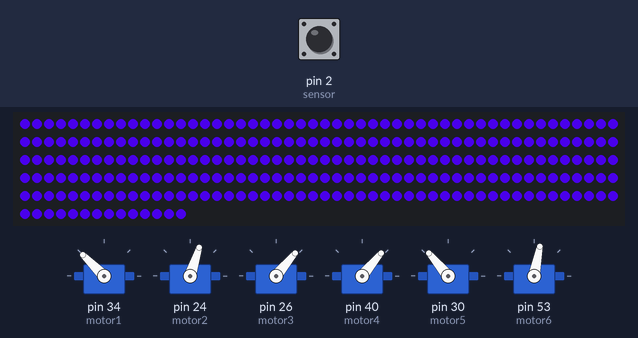
This sketch was run on a simulated Arduino Mega 2560, built with avr-gcc and run on an emulated ATmega2560. Shown: 264 RGB LEDs in strip order, left to right, continuing on the next row, 6 × servo. The inputs (shaded band) are chosen by the test bench; at power-on: pin 2 (sensor) LOW. Dim RGB values are drawn brighter than linear; random numbers use the default seed unless the sketch sets one; what the sketch prints to the serial monitor is not drawn.

Above: at 1.2 s.
1.3 s: pin 2 (sensor) driven HIGH
At 2.1 s:
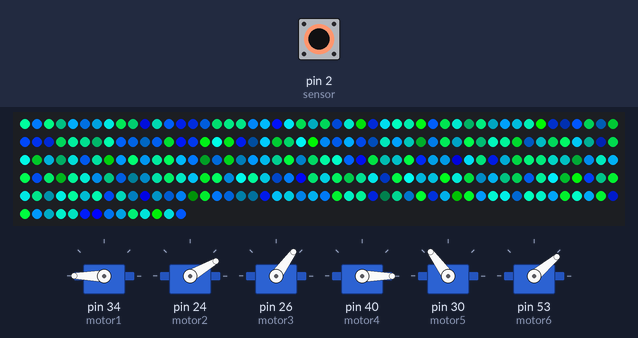
3.0 s: pin 2 (sensor) pulsed LOW 2 times (0.12 s each, 0.3 s apart)
At 3.9 s:
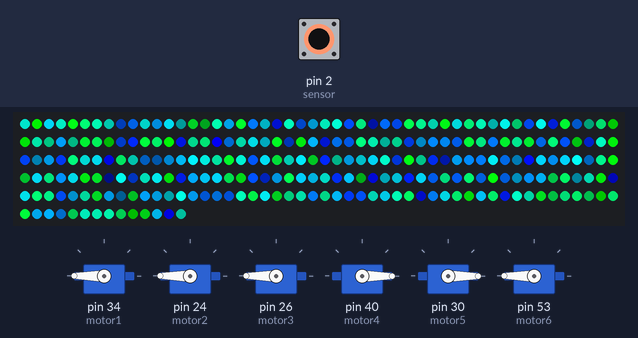
5.1 s: pin 2 (sensor) pulsed LOW 5 times (0.12 s each, 0.3 s apart)
At 16.83 s:
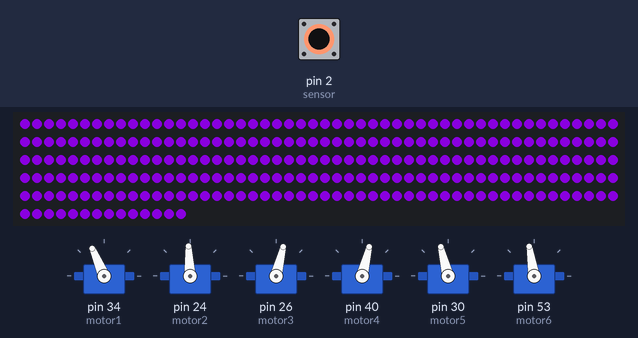
Timing chart, 0 to 28.3 s (numbered marks = the images above; inputs shaded):
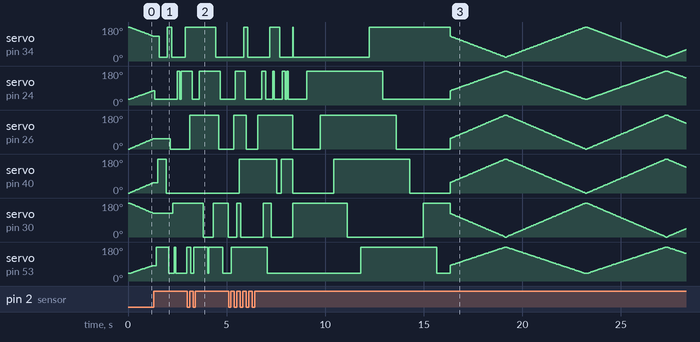

The sketch:

Spacetime1510.ino
```cpp
#include <Servo.h>
#include <Adafruit_NeoPixel.h>

//set the sensor pin
//NOTE: THIS MUST BE AN INTERRUPT COMPATIBLE PIN
int sensor = 2;

//define motor pins
int motor1 = 34;
int motor2 = 24;
int motor3 = 26;
int motor4 = 40;
int motor5 = 30;
int motor6 = 53;

//Define the high and low points of each motor
int m1high = 20;
int m1low = 180;

int m2high = 180;
int m2low = 30;

int m3high = 180;
int m3low = 0;

int m4high = 180;
int m4low = 0;

int m5high = 0;
int m5low = 180;

int m6high = 180;
int m6low =40;

//Define the servo objects
Servo servo1;
Servo servo2;
Servo servo3;
Servo servo4;
Servo servo5;
Servo servo6;

//Define the neopixels
int leds = 10;
int numberOfPixels = 264;
Adafruit_NeoPixel pixels = Adafruit_NeoPixel(numberOfPixels, leds, NEO_GRB + NEO_KHZ800);

void setup() {
  //intiate the sensor pin as an interrupt
  pinMode(sensor,INPUT);
  attachInterrupt(digitalPinToInterrupt(sensor),trigger,RISING);

  //initialize the neopixels
  pixels.begin();

  //set them blue
  for (int j=0;j<numberOfPixels;j++){
    pixels.setPixelColor(j,pixels.Color(0,0,0));
  }
  pixels.show();

  //attach the motors
  servo1.attach(motor1);
  servo2.attach(motor2);
  servo3.attach(motor3);
  servo4.attach(motor4);
  servo5.attach(motor5);
  servo6.attach(motor6);

  //send the motors to their initial positions

  servo1.write(m1low);
  servo2.write(m2low);
  servo3.write(m3low);
  servo4.write(m4low);
  servo5.write(m5low);
  servo6.write(m6low);


  Serial.begin(9600);
}

void idle() {

  for(int i = 0;i<100;i++){
    //set the next neopixel color
    for(int j = 0;j<numberOfPixels;j++){
      pixels.setPixelColor(j,pixels.Color(int(2.5*i),0,255-int(2.5*i)));
    }
    pixels.show();
    servo1.write(m1low + i*(m1high-m1low)/99);
    servo2.write(m2low + i*(m2high-m2low)/99);
    servo3.write(m3low + i*(m3high-m3low)/99);
    servo4.write(m4low + i*(m4high-m4low)/99);
    servo5.write(m5low + i*(m5high-m5low)/99);
    servo6.write(m6low + i*(m6high-m6low)/99);
    Serial.println("in");
    delay(20);
  }
  for(int i = 99; i>-1; i--){
    for(int j = 0;j<numberOfPixels;j++){
      pixels.setPixelColor(j,pixels.Color(int(2.5*i),0,255-int(2.5*i)));
    }
    pixels.show();
    servo1.write(m1low + i*(m1high-m1low)/99);
    servo2.write(m2low + i*(m2high-m2low)/99);
    servo3.write(m3low + i*(m3high-m3low)/99);
    servo4.write(m4low + i*(m4high-m4low)/99);
    servo5.write(m5low + i*(m5high-m5low)/99);
    servo6.write(m6low + i*(m6high-m6low)/99);
    Serial.println("out");
    delay(20);
  }
}

void motorSpaz(int a,int b) {
  if(a==0){
    if(b==0){
      servo1.write(m1low);
    }
    else{
      servo1.write(m1high);
    }
  }
  if(a==1){
    if(b==0){
      servo2.write(m2low);
    }
    else{
      servo2.write(m2high);
    }
  }
  if(a==2){
    if(b==0){
      servo3.write(m3low);
    }
    else{
      servo3.write(m3high);
    }
  }
  if(a==3){
    if(b==0){
      servo4.write(m4low);
    }
    else{
      servo4.write(m4high);
    }
  }
  if(a==4){
    if(b==0){
      servo5.write(m5low);
    }
    else{
      servo5.write(m5high);
    }
  }
  if(a==5){
    if(b==0){
      servo6.write(m6low);
    }
    else{
      servo6.write(m6high);
    }
  }
}

void spazAll(){
  for (int timer=0;timer<50;timer++){
    for (int j = 0;j<numberOfPixels;j++){
      pixels.setPixelColor(j,pixels.Color(random(256),random(256),random(256)));
    }
    pixels.show();
    int a = random(6);
    int b = random(2);
    motorSpaz(a,b);
    delayMicroseconds(5000);
  }
}
void spazNoRed(){
  for (int timer=0;timer<50;timer++){
    for (int j = 0;j<numberOfPixels;j++){
      pixels.setPixelColor(j,pixels.Color(0,random(256),random(256)));
    }
    pixels.show();
    int a = random(6);
    int b = random(2);
    motorSpaz(a,b);
    delayMicroseconds(5000);
  }
}
void spazNoGreen(){
  for (int timer=0;timer<50;timer++){
    for (int j = 0;j<numberOfPixels;j++){
      pixels.setPixelColor(j,pixels.Color(random(256),0,random(256)));
    }
    pixels.show();
    int a = random(6);
    int b = random(2);
    motorSpaz(a,b);
    delayMicroseconds(5000);
  }
}
void spazNoBlue(){
  for (int timer=0;timer<50;timer++){
    for (int j = 0;j<numberOfPixels;j++){
      pixels.setPixelColor(j,pixels.Color(random(256),random(256),0));
    }
    pixels.show();
    int a = random(6);
    int b = random(2);
    motorSpaz(a,b);
    delayMicroseconds(5000);
  }
}

void spaz(){
  int colorChoice = random(4);
  if (colorChoice==0){
    spazAll();
  }
  if (colorChoice==1){
    spazNoRed();
  }
  if (colorChoice==2){
    spazNoGreen();
  }
  if (colorChoice==3){
    spazNoBlue();
  }
}

void breathe(){
  //set the pixels blue
  for (int j=0;j<numberOfPixels;j++){
    pixels.setPixelColor(j,pixels.Color(0,0,0));
  }
  pixels.show();

  //send the motors to their initial positions

  servo1.write(m1low);
  servo2.write(m2low);
  servo3.write(m3low);
  servo4.write(m4low);
  servo5.write(m5low);
  servo6.write(m6low);

  delayMicroseconds(10000);

  servo1.write(m1high);
  for (int i = 0; i < 44; i++) {
    pixels.setPixelColor(numberOfPixels - i, pixels.Color(i, 150 + i, 255 - i));
    pixels.show();
    delayMicroseconds(5000);
  }
  servo2.write(m2high);
  for (int i = 44; i < 88; i++) {
    pixels.setPixelColor(numberOfPixels - i, pixels.Color(i, 150 + i, 255 - i));
    pixels.show();
    delayMicroseconds(5000);
  }
  servo3.write(m3high);
  for (int i = 88; i < 132; i++) {
    pixels.setPixelColor(numberOfPixels - i, pixels.Color(i, 150 + i, 255 - i));
    pixels.show();
    delayMicroseconds(5000);
  }
  servo4.write(m4high);
  for (int i = 132; i < 176; i++) {
    pixels.setPixelColor(numberOfPixels - i, pixels.Color(i, 150 + i, 255 - i));
    pixels.show();
    delayMicroseconds(5000);
  }
  servo5.write(m5high);
  for (int i = 176; i < 220; i++) {
    pixels.setPixelColor(numberOfPixels - i, pixels.Color(i, 150 + i, 255 - i));
    pixels.show();
    delayMicroseconds(5000);
  }
  servo6.write(m6high);
  for (int i = 220; i < 264; i++) {
    pixels.setPixelColor(numberOfPixels - i, pixels.Color(i, 150 + i, 255 - i));
    pixels.show();
  }
  delayMicroseconds(1000000);
  servo1.write(m1low);
  for (int i = 0; i < 44; i++) {
    pixels.setPixelColor(i, pixels.Color(0, 0, 255));
    pixels.show();
    delayMicroseconds(5000);
  }
  servo2.write(m2low);
  for (int i = 44; i < 88; i++) {
    pixels.setPixelColor(i, pixels.Color(0, 0, 255));
    pixels.show();
    delayMicroseconds(5000);
  }
  servo3.write(m3low);
  for (int i = 88; i < 132; i++) {
    pixels.setPixelColor(i, pixels.Color(0, 0, 255));
    pixels.show();
    delayMicroseconds(5000);
  }
  servo4.write(m4low);
  for (int i = 132; i < 176; i++) {
    pixels.setPixelColor(i, pixels.Color(0, 0, 255));
    pixels.show();
    delayMicroseconds(5000);
  }
  servo5.write(m5low);
  for (int i = 176; i < 220; i++) {
    pixels.setPixelColor(i, pixels.Color(0, 0, 255));
    pixels.show();
    delayMicroseconds(5000);
    }
  servo6.write(m6low);
  for (int i = 220; i < 264; i++) {
    pixels.setPixelColor(i, pixels.Color(0, 0, 255));
    pixels.show();
    delayMicroseconds(5000);
  }
}

void trigger(){
  int which = random(2);
  if(which==1){
    spaz();
  }
  else{
    breathe();
  }
}

void loop() {
  idle();
}
```
